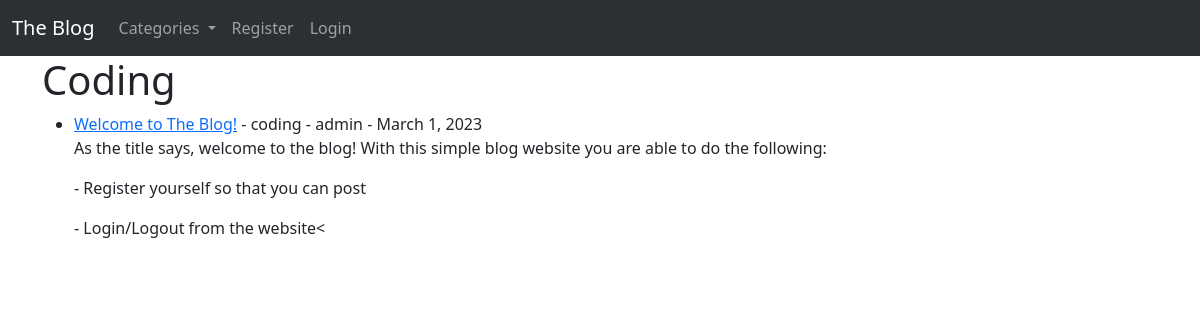
/category/coding/, run on the app's committed database.
### theblog/models.py (models this page shows, shortened)
class Post(models.Model):
    title = models.CharField(max_length=255)
    header_image = models.ImageField(null=True, blank=True, upload_to='images/')
    title_tag = models.CharField(max_length=255)
    author = models.ForeignKey(User, on_delete=models.CASCADE)
    body = RichTextField(blank=True, null=True)
    publication_date = models.DateField(auto_now_add=True)
    category = models.CharField(max_length=255, default='miscellaneous')
    snippet = models.CharField(max_length=255)
    likes = models.ManyToManyField(User, related_name='blog_post')

### theblog/views.py (the view)
# urls.py: path('category/<str:cats>/', CategoryView, name='category'),
def CategoryView(request, cats):
    category_posts = Post.objects.filter(category=cats.replace('-', ' ')) #.replace() added to aid in amending error where user adds category with spaces. Slugify is used on the html page to ensure that a hyphen is placed to erase the empty spaces and replace is used to ensure that the hyphen is then replaced with the original space when processing the post.
    return render(request, 'categories.html', {'cats':cats.title().replace('-', ' '), 'category_posts':category_posts})

### theblog/context_proccessors.py (called while the page is built)
def navbar_context(request):
    return {'cat_menu': Category.objects.all(), }

### theblog/models.py (called while the page is built)
    def __str__(self):
        return self.name

### theblog/templates/categories.html (shortened to what this page needs)
{% extends 'base.html' %}
{% block content %}
{% if category_posts %}
<h1>{{ cats }}</h1>
<ul>
    {% for post in category_posts %}
        <li><a href="{% url 'article-detail' post.pk %}">{{post.title}}</a> - {{post.category}} - {{post.author}} - {{post.publication_date}}<br/>
        {{post.body|slice:":200"|safe}}</li>
    {% endfor %}
</ul>
{% else %}
    <h2>Sorry, this page doesn't exist</h2>
{%endif%}
{% endblock %}

### data on the page
Post: title "Welcome to The Blog!", category "coding", author "admin", publication_date "March 1, 2023", body "As the title says, welcome to the blog! With this simple blog website you are able to do the following: - Register yourself so that you can post - Login/Logout from the website<"

### other printed values
{{ cats }} "Coding"
